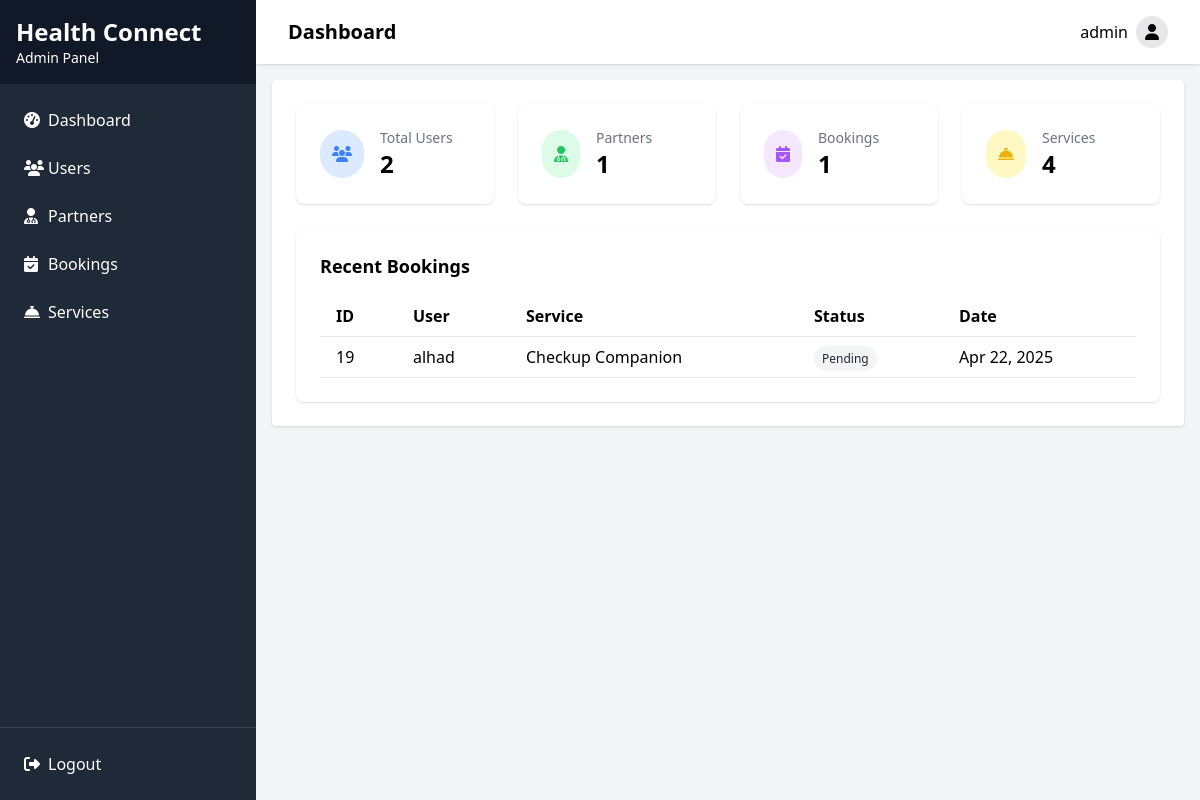
Page /adminapp/ (signed in) on the committed database.
### authentication/models.py (models this page shows, shortened)
class CustomUser(AbstractBaseUser):
    phone_number = models.CharField(max_length=15, unique=True)
    email = models.EmailField(unique=True)
    full_name = models.CharField(max_length=255)
    is_partner = models.BooleanField(default=False)
    USERNAME_FIELD = 'phone_number'
    REQUIRED_FIELDS = ['email', 'full_name']
    is_staff = models.BooleanField(default=False)
    is_active = models.BooleanField(default=True)
    is_superuser = models.BooleanField(default=False)
    objects = UserManager()

class Booking(models.Model):
    STATUS_CHOICES = (
        ('pending', 'Pending'),
        ('confirmed', 'Confirmed'),
        ('in_progress', 'In Progress'),
        ('completed', 'Completed'),
        ('cancelled', 'Cancelled'),
    )
    PARTNER_TYPE_CHOICES = (
        ('trained', 'Trained (2+ years)'),
        ('regular', 'Regular (Less than 2 years)'),
    )
    user = models.ForeignKey(CustomUser, on_delete=models.CASCADE, related_name='bookings')
    service_type = models.ForeignKey(ServiceType, on_delete=models.CASCADE)
    partner_type = models.CharField(max_length=10, choices=PARTNER_TYPE_CHOICES)
    partner = models.ForeignKey(Partner, on_delete=models.SET_NULL, null=True, blank=True, related_name='assignments')
    is_instant = models.BooleanField(default=True)  # True for "Book Now", False for "Book Later"
    hours = models.PositiveIntegerField()
    scheduled_date = models.DateField(null=True, blank=True)  # Only for "Book Later"
    scheduled_time = models.TimeField(null=True, blank=True)  # Only for "Book Later"
    notes = models.TextField(blank=True, null=True)  # Optional field for storing additional notes
    user_location = models.CharField(max_length=255)
    lang = models.FloatField(null=True, blank=True)  # Latitude
    long = models.FloatField(null=True, blank=True)  # Longitude
    hospital_location = models.CharField(max_length=255, null=True, blank=True)  # Only for "Checkup Companion"
    status = models.CharField(max_length=15, choices=STATUS_CHOICES, default='pending')
    created_at = models.DateTimeField(auto_now_add=True)
    work_started_at = models.DateTimeField(null=True, blank=True)
    work_ended_at = models.DateTimeField(null=True, blank=True)
    total_amount = models.DecimalField(max_digits=10, decimal_places=2, null=True, blank=True)
    payment_status = models.CharField(max_length=20, default='pending')

class ServiceType(models.Model):
    SERVICE_CHOICES = (
        ('hospital_care', 'Hospital Care'),
        ('checkup_companion', 'Checkup Companion'),
        ('adult_care', 'Adult Care'),
        ('baby_sitting', 'Baby Sitting'),
    )
    name = models.CharField(max_length=50, choices=SERVICE_CHOICES, unique=True)
    description = models.TextField()
    base_hourly_rate = models.DecimalField(max_digits=10, decimal_places=2)
    def __str__(self):
        return self.get_name_display()

### adminapp/views.py (the view)
    def wrapper(request, *args, **kwargs):
        if not request.user.is_authenticated or not request.user.is_superuser:
            return redirect('adminapp:login')
        return view_func(request, *args, **kwargs)

### adminapp/views.py (called while the page is built)
def admin_required(view_func):
    def wrapper(request, *args, **kwargs):
        if not request.user.is_authenticated or not request.user.is_superuser:
            return redirect('adminapp:login')
        return view_func(request, *args, **kwargs)
    return wrapper

@admin_required
def dashboard(request):
    user_count = CustomUser.objects.count()
    partner_count = Partner.objects.count()
    booking_count = Booking.objects.count()
    service_count = ServiceType.objects.count()
    latest_bookings = Booking.objects.all().order_by('-created_at')[:5]
    context = {
        'user_count': user_count,
        'partner_count': partner_count,
        'booking_count': booking_count,
        'service_count': service_count,
        'latest_bookings': latest_bookings,
    }
    return render(request, 'adminapp/dashboard.html', context)

### adminapp/templates/adminapp/dashboard.html (shortened to what this page needs)
{% extends 'adminapp/base.html' %}
{% block header %}Dashboard{% endblock %}
{% block content %}
<div class="grid grid-cols-1 md:grid-cols-2 lg:grid-cols-4 gap-6 mb-6">
    <div class="bg-white rounded-lg shadow p-6">
        <div class="flex items-center">
            <div class="rounded-full bg-blue-100 p-3">
                <i class="fas fa-users text-blue-500"></i>
            </div>
            <div class="ml-4">
                <h3 class="text-gray-500 text-sm">Total Users</h3>
                <p class="text-2xl font-bold">{{ user_count }}</p>
            </div>
        </div>
    </div>
    <div class="bg-white rounded-lg shadow p-6">
        <div class="flex items-center">
            <div class="rounded-full bg-green-100 p-3">
                <i class="fas fa-user-md text-green-500"></i>
            </div>
            <div class="ml-4">
                <h3 class="text-gray-500 text-sm">Partners</h3>
                <p class="text-2xl font-bold">{{ partner_count }}</p>
            </div>
        </div>
    </div>
    <div class="bg-white rounded-lg shadow p-6">
        <div class="flex items-center">
            <div class="rounded-full bg-purple-100 p-3">
                <i class="fas fa-calendar-check text-purple-500"></i>
            </div>
            <div class="ml-4">
                <h3 class="text-gray-500 text-sm">Bookings</h3>
                <p class="text-2xl font-bold">{{ booking_count }}</p>
            </div>
        </div>
    </div>
    <div class="bg-white rounded-lg shadow p-6">
        <div class="flex items-center">
            <div class="rounded-full bg-yellow-100 p-3">
                <i class="fas fa-concierge-bell text-yellow-500"></i>
            </div>
            <div class="ml-4">
                <h3 class="text-gray-500 text-sm">Services</h3>
                <p class="text-2xl font-bold">{{ service_count }}</p>
            </div>
        </div>
    </div>
</div>
<div class="bg-white rounded-lg shadow p-6">
    <h3 class="text-lg font-semibold mb-4">Recent Bookings</h3>
    <div class="overflow-x-auto">
        <table class="min-w-full bg-white">
            <thead>
                <tr>
                    <th class="py-2 px-4 border-b text-left">ID</th>
                    <th class="py-2 px-4 border-b text-left">User</th>
                    <th class="py-2 px-4 border-b text-left">Service</th>
                    <th class="py-2 px-4 border-b text-left">Status</th>
                    <th class="py-2 px-4 border-b text-left">Date</th>
                </tr>
            </thead>
            <tbody>
                {% for booking in latest_bookings %}
                <tr>
                    <td class="py-2 px-4 border-b">{{ booking.id }}</td>
                    <td class="py-2 px-4 border-b">{{ booking.user.full_name }}</td>
                    <td class="py-2 px-4 border-b">{{ booking.service_type }}</td>
                    <td class="py-2 px-4 border-b">
                        <span class="px-2 py-1 rounded-full text-xs
                            {% if booking.status == 'completed' %}bg-green-100 text-green-800
                            {% elif booking.status == 'cancelled' %}bg-red-100 text-red-800
                            {% elif booking.status == 'confirmed' %}bg-blue-100 text-blue-800
                            {% elif booking.status == 'in_progress' %}bg-yellow-100 text-yellow-800
                            {% else %}bg-gray-100 text-gray-800{% endif %}">
                            {{ booking.status|title }}
                        </span>
                    </td>
                    <td class="py-2 px-4 border-b">{{ booking.created_at|date:"M d, Y" }}</td>
                </tr>
                {% empty %}
                <tr>
                    <td colspan="5" class="py-4 text-center text-gray-500">No bookings found</td>
                </tr>
                {% endfor %}
            </tbody>
        </table>
    </div>
</div>
{% endblock %}

### adminapp/templates/adminapp/base.html (shortened to what this page needs)
<!DOCTYPE html>
<html lang="en">
<head>
    <script src="https://cdn.tailwindcss.com"></script>
    <link rel="stylesheet" href="https://cdnjs.cloudflare.com/ajax/libs/font-awesome/6.4.0/css/all.min.css">
</head>
<body class="bg-gray-100 min-h-screen flex flex-col">
    {% if user.is_authenticated and user.is_superuser %}
    <div class="flex min-h-screen">
        <div class="bg-gray-800 text-white w-64 flex flex-col">
            <div class="p-4 bg-gray-900">
                <h2 class="text-2xl font-bold">Health Connect</h2>
                <p class="text-sm">Admin Panel</p>
            </div>
            <nav class="flex-1 p-4">
                <ul>
                    <li class="mb-2">
                        <a href="{% url 'adminapp:dashboard' %}" class="flex items-center p-2 rounded hover:bg-gray-700">
                            <i class="fas fa-tachometer-alt w-6"></i>
                            <span>Dashboard</span>
                        </a>
                    </li>
                    <li class="mb-2">
                        <a href="{% url 'adminapp:user_list' %}" class="flex items-center p-2 rounded hover:bg-gray-700">
                            <i class="fas fa-users w-6"></i>
                            <span>Users</span>
                        </a>
                    </li>
                    <li class="mb-2">
                        <a href="{% url 'adminapp:partner_list' %}" class="flex items-center p-2 rounded hover:bg-gray-700">
                            <i class="fas fa-user-md w-6"></i>
                            <span>Partners</span>
                        </a>
                    </li>
                    <li class="mb-2">
                        <a href="{% url 'adminapp:booking_list' %}" class="flex items-center p-2 rounded hover:bg-gray-700">
                            <i class="fas fa-calendar-check w-6"></i>
                            <span>Bookings</span>
                        </a>
                    </li>
                    <li class="mb-2">
                        <a href="{% url 'adminapp:service_list' %}" class="flex items-center p-2 rounded hover:bg-gray-700">
                            <i class="fas fa-concierge-bell w-6"></i>
                            <span>Services</span>
                        </a>
                    </li>
                </ul>
            </nav>
            <div class="p-4 border-t border-gray-700">
                <a href="{% url 'adminapp:logout' %}" class="flex items-center p-2 rounded hover:bg-gray-700">
                    <i class="fas fa-sign-out-alt w-6"></i>
                    <span>Logout</span>
                </a>
            </div>
        </div>
        <div class="flex-1 flex flex-col overflow-hidden">
            <header class="bg-white shadow">
                <div class="max-w-7xl mx-auto px-4 sm:px-6 lg:px-8 py-4 flex justify-between items-center">
                    <h1 class="text-xl font-semibold">{% block header %}Dashboard{% endblock %}</h1>
                    <div class="flex items-center">
                        <span class="mr-2">{{ user.full_name }}</span>
                        <button class="rounded-full h-8 w-8 bg-gray-200 flex items-center justify-center">
                            <i class="fas fa-user"></i>
                        </button>
                    </div>
                </div>
            </header>
            <main class="flex-1 overflow-auto p-4">
                <div class="bg-white p-6 rounded shadow">
                    {% block content %}{% endblock %}
                </div>
            </main>
        </div>
    </div>
    {% endif %}
</body>
</html>

### rows in the picture
CustomUser: full_name "admin"
Booking: id "19", user.full_name "alhad", service_type "Checkup Companion", status "Pending", created_at "Apr 22, 2025"

### other values in the picture
{{ user_count }} "2"
{{ partner_count }} "1"
{{ booking_count }} "1"
{{ service_count }} "4"
